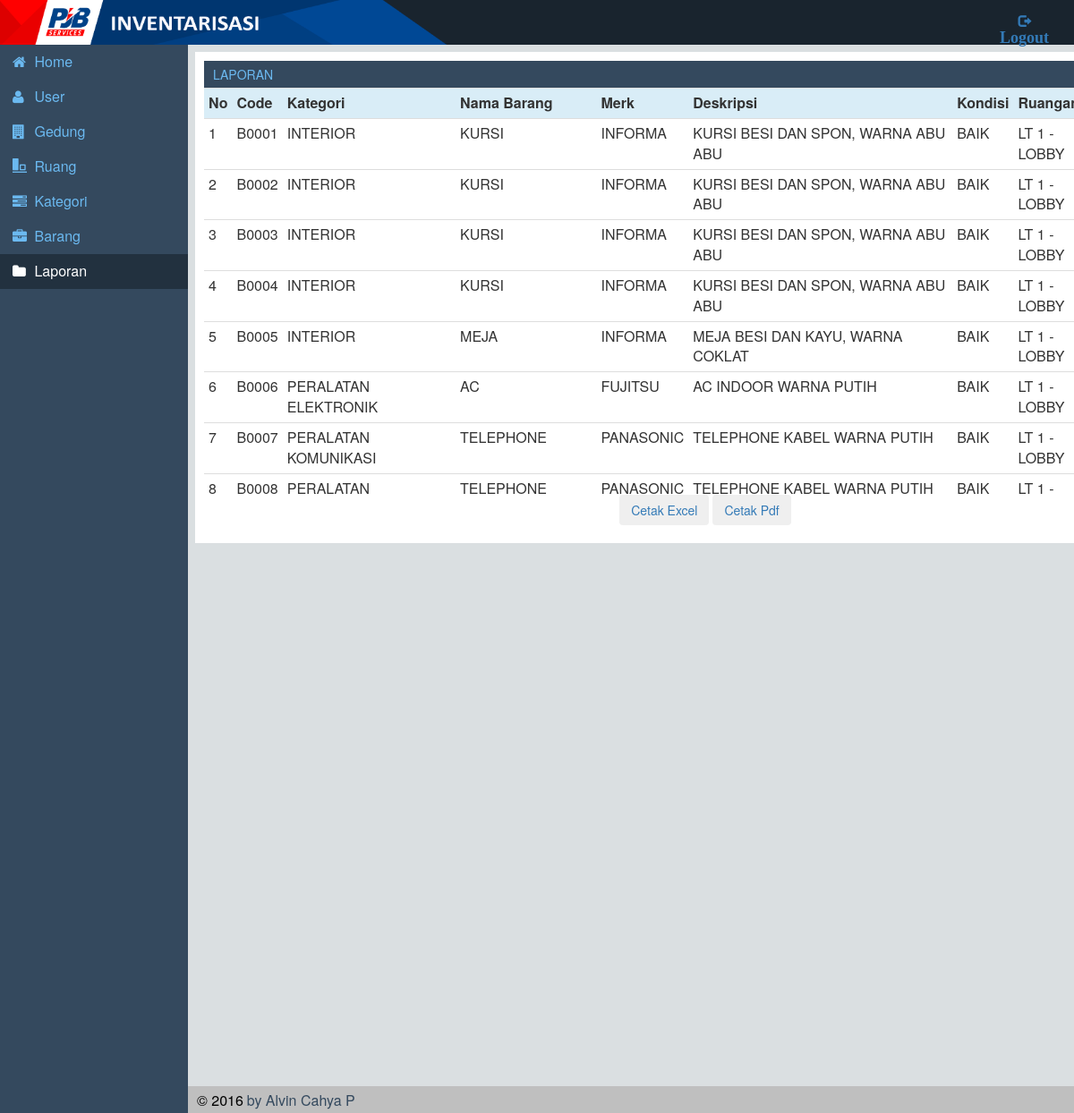
The app's page /laporan.php with its own data.
### tables this page shows
CREATE TABLE `barang` (
  `no` int(4) NOT NULL,
  `code` varchar(6) NOT NULL,
  `kategori` varchar(60) NOT NULL,
  `nm_barang` text NOT NULL,
  `merk` text NOT NULL,
  `deskripsi` text NOT NULL,
  `ruang` text NOT NULL,
  `gedung` varchar(60) NOT NULL,
  `kds_barang` varchar(10) NOT NULL
);

### laporan.php (the view, shortened to what this page needs)
<html>
<head>
<link rel="stylesheet" type="text/css" href="css/stile.css">
<link href="css/bootstrap.min.css" rel="stylesheet">
<link rel="stylesheet" type="text/css" href="css/bootstrap.css">
<link rel="stylesheet" href="css/font-awesome.min.css">
</head>
<body bgcolor="f2f2f2">
<div>
<kotak>
<sekel>
<font face="Calibri (Body)" color="000000" size="3pt" align="left">&copy; 2016</font>
<font face="Calibri (Body)" color="34495E" size="3pt" align="left">by Alvin Cahya P</font>
</sekel>
<nav>
<ul>
	<li><a href="home.php"><font face="Calibri (Body)" size="3pt"><span class="fa fa-home icon"></span> Home </font></a></li>
	<li><a href="user.php"><font face="Calibri (Body)" size="3pt"><span class="fa fa-user icon"></span> User </font></a></li>
	<li><a href="gedung.php"><font face="Calibri (Body)" size="3pt"><span class="fa fa-building icon"></span> Gedung </font></a></li>
	<li><a href="ruang.php"><font face="Calibri (Body)" size="3pt"><span class="glyphicon glyphicon-object-align-bottom icon"></span> Ruang </font></a></li>
	<li><a href="kategori.php"><font face="Calibri (Body)" size="3pt"><span class="fa fa-tasks icon"></span> Kategori </font></a></li>
	<li><a href="barang.php"><font face="Calibri (Body)" size="3pt"><span class="fa fa-briefcase icon"></span> Barang </font></a></li>
	<li class="active"><a href="laporan.php"><font face="Calibri (Body)" color="ffffff" size="3pt"><span class="fa fa-folder icon"></span> Laporan </font></a></li>
</ul>
</nav>
<div>
	<ndas>
		<img src="gambar/head.png" height="50" width="500"></img>
		<div>
	 	<out>
	 	<a href="php/logout.php"><center>
	 	<span class="glyphicon glyphicon-log-out">
	 	<font face="calibri (Body)" size="4">
	 	<b>Logout</b>
	 	</font>
	 	</span>
	 	</a></center>
	 	</out>
	 </div>
	</ndas>
</div>
<awak>
<judul>
	<font color="6bb9f0"> LAPORAN </font>
</judul><br>
<br style="margin-bottom: 20px;">
<div class="table-responsive table-scroll">
<table class="table table-condensed">
	<?php
	include "php/login.php";
	?>
	<font face="calibri (body)">
	<tr class="info">
	<td><b>No</b></td>
	<td><b>Code</b></td>
	<td><b>Kategori</b></td>
	<td><b>Nama Barang</b></td>
	<td><b>Merk</b></td>
	<td><b>Deskripsi</b></td>
	<td><b>Kondisi</b></td>
	<td><b>Ruangan</b></td>
	</tr>
	</font>
	<?php
	$ndelok = "SELECT * FROM barang";
	$query = mysqli_query($login, $ndelok);
	while($jadi = mysqli_fetch_array($query))
	{
	?>
		<tr>
		<td><?php echo $jadi['no']?></td>
		<td><?php echo $jadi['code']?></td>
		<td><?php echo $jadi['kategori']?></td>
		<td><?php echo $jadi['nm_barang']?></td>
		<td><?php echo $jadi['merk']?></td>
		<td><?php echo $jadi['deskripsi']?></td>
		<td><?php echo $jadi['kds_barang']?></td>
		<td><?php echo $jadi['ruang']?></td>
		</tr>
	<?php
	}
	?>
</table>
</div>
<br>
<div><center>
	<a href="php/ctk-excel.php"><button class="btn"> Cetak Excel </button></a>
	<a href="php/fpdf/ctk-pdf.php" target="_blank"><button class="btn"> Cetak Pdf </button></a>
</div></center>
</awak>
</kotak>
</div>
</body>
</html>

### css/stile.css (style rules this page uses)
* { margin: 0; padding: 0; }
ndas { position: absolute; top: 0; width : 100%; height: 50; background-color: #19242e; }
out { position: absolute; top: 0; right: 0; background-color: #19242e; width: 111; height: 50; padding: 15; }
kotak { position: absolute; width: 100%; height: 100%; background-color: #DADFE1; }
nav { position: relative; width : 210; height: 100%; background-color: #34495e; color: #ffffff; padding-top: 50; }
nav .icon { padding-right: 5; }
nav li a { color: #6BB9F0; }
ul { list-style-type: none; margin: 0; padding: 0; background-color: #34495e; }
li a { display: block; color: #000; padding: 8px 14px; text-decoration: none; }
.active { background-color: #22313F; color: white; }
judul { position: absolute; left: 10; top: 10; width: 1120; height: 30; background-color: #34495e; padding-left: 10; padding-top: 5; }
.icon { width: 20; height: 20; }
awak { position: absolute; top: 50; left: 210; width : 1140; height: auto; background-color: #FFFFFF; padding-top: 20; padding-bottom: 20; padding-left: 10; padding-right: 10; margin: 8; }
.table-scroll { width: 1150px; height: 455px; overflow-y:scroll; margin:-20px; padding-left: 20px; }
sekel { position: absolute; bottom: 0; width : 100%; height: 30; background-color: #BFBFBF; padding-top:5; padding-left: 220; padding-right: 10; }

### records on screen
barang: no "1", code "B0001", kategori "INTERIOR", nm_barang "KURSI", merk "INFORMA", deskripsi "KURSI BESI DAN SPON, WARNA ABU ABU", kds_barang "BAIK", ruang "LT 1 - LOBBY"
barang: no "2", code "B0002", kategori "INTERIOR", nm_barang "KURSI", merk "INFORMA", deskripsi "KURSI BESI DAN SPON, WARNA ABU ABU", kds_barang "BAIK", ruang "LT 1 - LOBBY"
barang: no "3", code "B0003", kategori "INTERIOR", nm_barang "KURSI", merk "INFORMA", deskripsi "KURSI BESI DAN SPON, WARNA ABU ABU", kds_barang "BAIK", ruang "LT 1 - LOBBY"
barang: no "4", code "B0004", kategori "INTERIOR", nm_barang "KURSI", merk "INFORMA", deskripsi "KURSI BESI DAN SPON, WARNA ABU ABU", kds_barang "BAIK", ruang "LT 1 - LOBBY"
barang: no "5", code "B0005", kategori "INTERIOR", nm_barang "MEJA", merk "INFORMA", deskripsi "MEJA BESI DAN KAYU, WARNA COKLAT", kds_barang "BAIK", ruang "LT 1 - LOBBY"
barang: no "6", code "B0006", kategori "PERALATAN ELEKTRONIK", nm_barang "AC", merk "FUJITSU", deskripsi "AC INDOOR WARNA PUTIH", kds_barang "BAIK", ruang "LT 1 - LOBBY"
barang: no "7", code "B0007", kategori "PERALATAN KOMUNIKASI", nm_barang "TELEPHONE", merk "PANASONIC", deskripsi "TELEPHONE KABEL WARNA PUTIH", kds_barang "BAIK", ruang "LT 1 - LOBBY"
barang: no "8", code "B0008", kategori "PERALATAN…", nm_barang "TELEPHONE", merk "PANASONIC", deskripsi "TELEPHONE KABEL WARNA PUTIH", kds_barang "BAIK", ruang "LT 1 -…"
